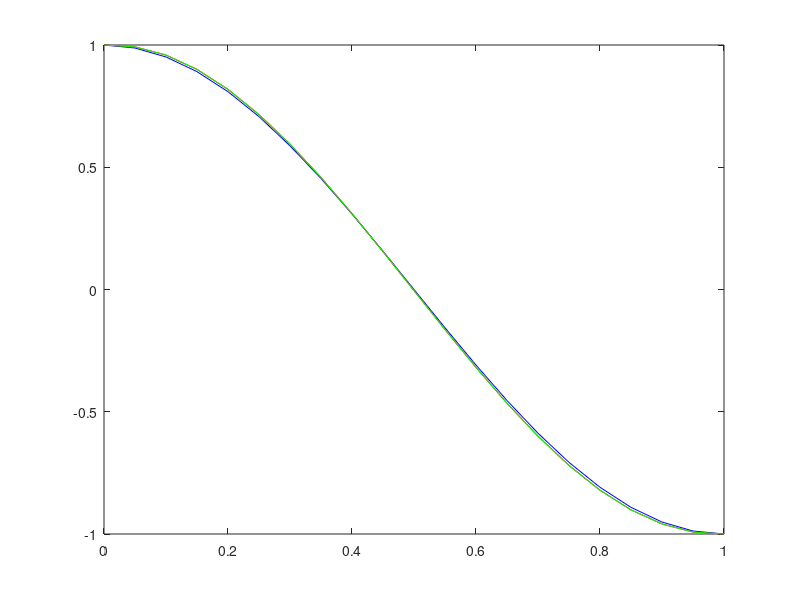
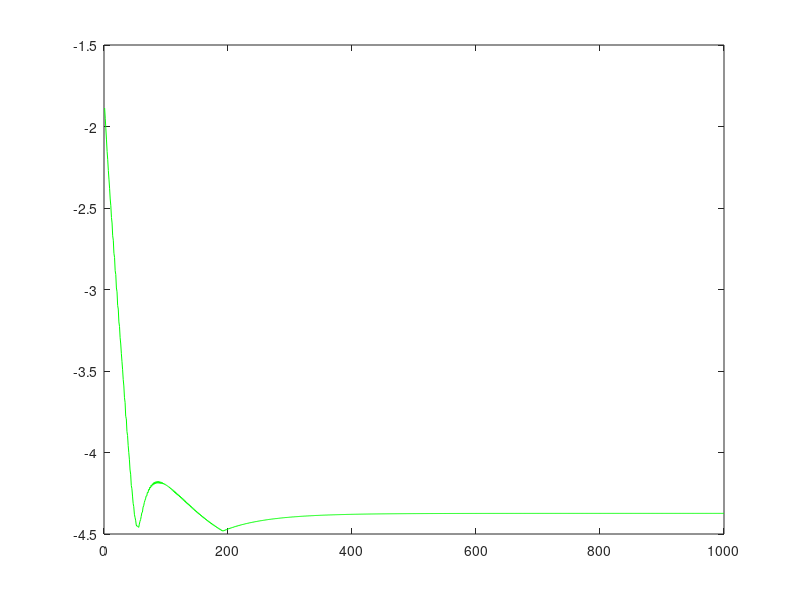

Write MATLAB code to recreate these figures, in order.
clear

u0=1;
un=-1;
itt = 1000;



N=20;

u = zeros(N-1,itt);

x = linspace(0,1,N+1);
h = 1/N;


alpha = -2/h^2+2/h;     
gamma = 1/h^2-2/h;  
delta = 1/h^2;
tau1  = u0*(-1/h^2+2/h);    
tau2  = -un*(1/h^2);        

A = alpha*diag(ones(N-1,1))+(delta)*diag(ones(N-2,1),1)+(gamma)*diag(ones(N-2,1),-1);

b(:,1) = -pi^2*cos(pi*x(2:N))-2*pi*sin(pi*x(2:N)); 
b(1)   = b(1)+ tau1;
b(end) = b(end)+tau2;


uex(:,1) = cos(pi*x);

uting(:,1) = A\b;  





D = alpha*diag(ones(N-1,1));


%u(:,1) = zeros(N-1,1);
u(:,1) = linspace(u0,un,N-1);
k = 2;
e(:,1) = uex-[u0;u(:,1);un];

while (k<= itt)

u(:,k) = D\(D-A)*u(:,k-1) + D\b;
e(:,k) =uex-[u0;u(:,k);un];
k = k+1;
end

figure(1)
plot(x,uex,'b')
hold on
plot(x,[u0;u(:,end);un],'r')
plot(x,[u0;uting;un],'g')

figure(2)
enorm = 1:itt;
for i = 1:itt
enorm(i) = log(norm(e(:,i),Inf));
end
plot(1:itt,enorm,'g')
hold on

